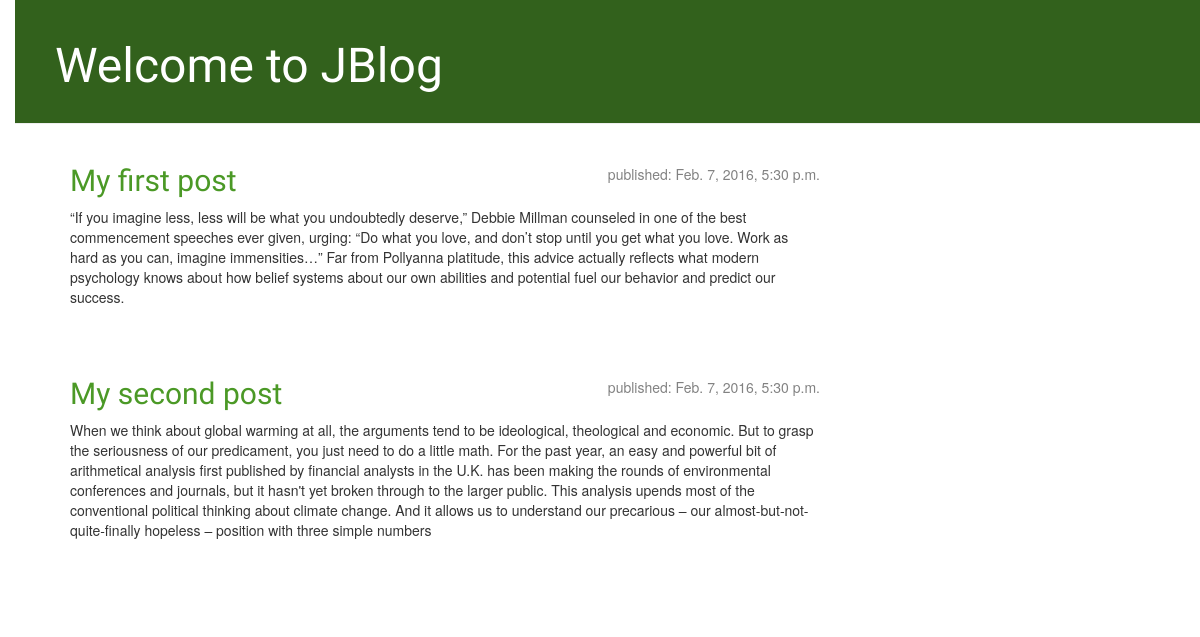
The page / on the database its author committed.
### blog/models.py (models this page shows, shortened)
class Post(models.Model):
	author=models.ForeignKey('auth.User')
	title=models.CharField(max_length=200)
	text=models.TextField()
	created_date=models.DateTimeField(default=timezone.now())
	published_date=models.DateTimeField(blank=True,null=True)

### blog/views.py (the view)
# urls.py: url(r'^$', views.post_list,name='post_list'),
def post_list(request):
	posts=Post.objects.filter(published_date__lte=timezone.now()).order_by('published_date')
	return render(request,'blog/post_list.html',{'posts':posts})

### blog/templates/blog/post_list.html (shortened to what this page needs)
{% load staticfiles %}
<html>
    <head>
         <link rel="stylesheet" href="{% static 'css/bootstrap.min.css' %}">
        <link rel="stylesheet" href="{% static 'css/bootstrap-theme.min.css'%}">
        <link rel="stylesheet" href="{% static 'css/blog.css' %}">
    </head>
    <body>
        <div class="page-header">
            <h1><a href="">Welcome to JBlog</a></h1>
        </div>
<div class="content container">
    <div class="row">
        <div class="col-md-8">
            {% for post in posts %}
                <div class="post">
                    <div class="date">
                        <p>published: {{ post.published_date }}</p>
                    </div>
                    <h2><a href="">{{ post.title }}</a></h1>
                     <p>{{ post.text|linebreaks }}</p>
                </div>
             {% endfor %}
        </div>
    </div>
</div>
</html>

### blog/static/css/blog.css (style rules this page uses)
h1 a { color: #305C1C; font-family: 'Lobster'; }
h2 a { color: #4B9926; font-family: 'Lobster'; }
.page-header { background-color: #32611C; margin-top: 0; padding: 20px 20px 20px 40px; }
.page-header h1, .page-header h1 a, .page-header h1 a:visited, .page-header h1 a:active { color: #ffffff; font-size: 36pt; text-decoration: none; }
.content { margin-left: 40px; }
h1, h2, h3, h4 { font-family: 'Lobster', cursive; }
.date { float: right; color: #828282; }
.post { margin-bottom: 70px; }
body { padding-left: 15px; }

### rows shown on the page
Post: published_date "Feb. 7, 2016, 5:30 p.m.", title "My first post", text "“If you imagine less, less will be what you undoubtedly deserve,” Debbie Millman counseled in one of the best commencement speeches ever given, urging: “Do what you love, and don’t stop until you get what you love. Work as hard as you can, imagine immensities…” Far from Pollyanna platitude, this advice actually reflects what modern psychology knows about how belief systems about our own abilities and potential fuel our behavior and predict our success."
Post: published_date "Feb. 7, 2016, 5:30 p.m.", title "My second post", text "When we think about global warming at all, the arguments tend to be ideological, theological and economic. But to grasp the seriousness of our predicament, you just need to do a little math. For the past year, an easy and powerful bit of arithmetical analysis first published by financial analysts in the U.K. has been making the rounds of environmental conferences and journals, but it hasn't yet broken through to the larger public. This analysis upends most of the conventional political thinking about climate change. And it allows us to understand our precarious – our almost-but-not-quite-finally hopeless – position with three simple numbers"
